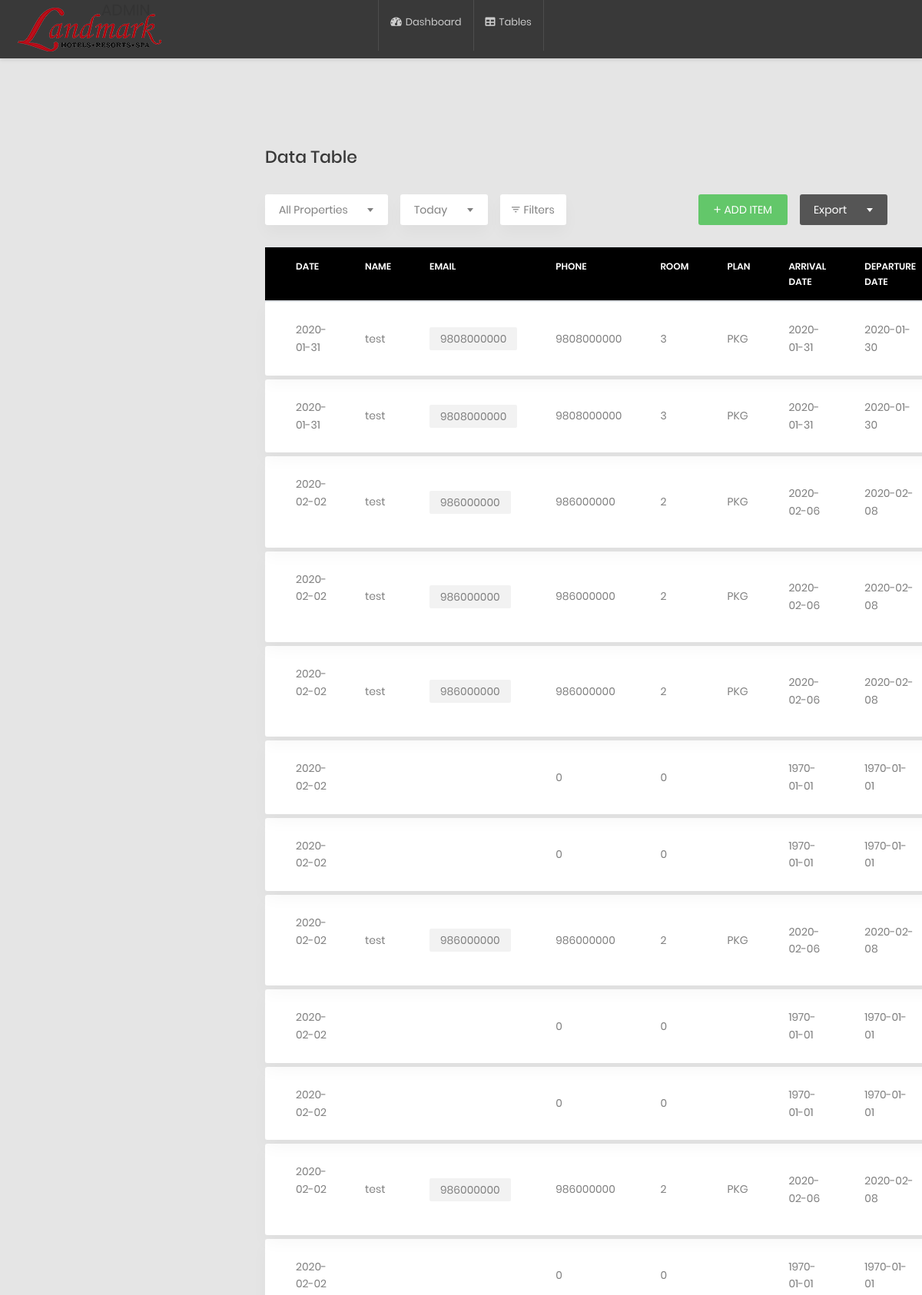
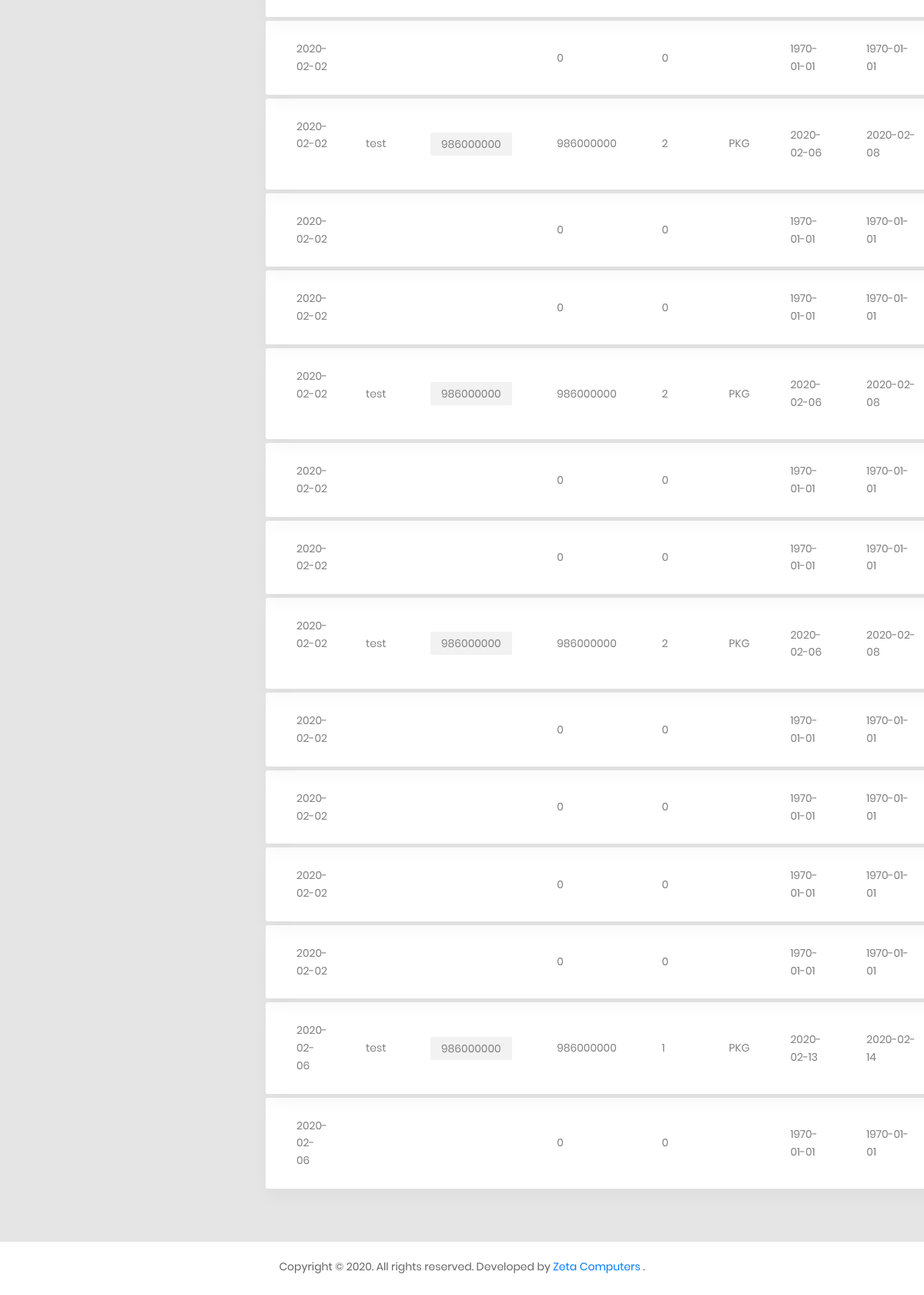
The app's page /landmark/admin/table.php (signed in) with its own data (2 pictures, top to bottom).
### tables this page shows
CREATE TABLE `reservation` (
  `reserve_id` int(11) NOT NULL,
  `name` varchar(255) NOT NULL,
  `date` date NOT NULL DEFAULT current_timestamp(),
  `checkin` date NOT NULL,
  `checkout` date NOT NULL,
  `room` int(11) NOT NULL,
  `guests` int(11) NOT NULL,
  `plan` varchar(255) NOT NULL,
  `group_name` varchar(255) NOT NULL,
  `remarks` varchar(255) NOT NULL,
  `phone` bigint(11) NOT NULL,
  `email` varchar(50) NOT NULL
);

### landmark/admin/fetch_table.php (called while the page is built, shortened)
<?php
include '../connection.php';
$sql = "SELECT * FROM `reservation`";
$query = mysqli_query($connect,$sql);
$data = array();

### landmark/admin/table.php (the view, shortened to what this page needs)
<?php
include 'fetch_table.php';
?>
<!DOCTYPE html>
<html lang="en">
<head>
    <link href="css/font-face.css" rel="stylesheet" media="all">
    <link href="vendor/font-awesome-4.7/css/font-awesome.min.css" rel="stylesheet" media="all">
    <link href="vendor/font-awesome-5/css/fontawesome-all.min.css" rel="stylesheet" media="all">
    <link href="vendor/mdi-font/css/material-design-iconic-font.min.css" rel="stylesheet" media="all">
    <link href="vendor/bootstrap-4.1/bootstrap.min.css" rel="stylesheet" media="all">
    <link href="vendor/animsition/animsition.min.css" rel="stylesheet" media="all">
    <link href="vendor/bootstrap-progressbar/bootstrap-progressbar-3.3.4.min.css" rel="stylesheet" media="all">
    <link href="vendor/wow/animate.css" rel="stylesheet" media="all">
    <link href="vendor/css-hamburgers/hamburgers.min.css" rel="stylesheet" media="all">
    <link href="vendor/slick/slick.css" rel="stylesheet" media="all">
    <link href="vendor/select2/select2.min.css" rel="stylesheet" media="all">
    <link href="vendor/perfect-scrollbar/perfect-scrollbar.css" rel="stylesheet" media="all">
    <link href="css/theme.css" rel="stylesheet" media="all">
</head>
<body class="animsition">
<div class="page-wrapper">
    <header class="header-desktop3 d-none d-lg-block">
        <div class="section__content section__content--p35">
            <div class="header3-wrap">
                <div class="header__logo">
                    <a href='index.php'>
                        <img src="images/logo.png" alt="CoolAdmin" />
                    </a>
                </div>
                <div class="header__navbar">
                    <ul class="list-unstyled">
                        <li class="has-sub">
                            <a href="index.php">
                                <i class="fas fa-tachometer-alt"></i>Dashboard
                            </a>
                        </li>
                        <li>
                            <a href="#">
                                <i class="fas fa-table"></i>Tables</a>
                        </li>
                    </ul>
                </div>
            </div>
        </div>
    </header>
    <div class="page-container">
            <div class="main-content">
                <div class="section__content section__content--p30">
                    <div class="container-fluid">
                        <div class="row">
                            <div class="col-md-12">
                                <h3 class="title-5 m-b-35">data table</h3>
                                <div class="table-data__tool">
                                    <div class="table-data__tool-left">
                                        <div class="rs-select2--light rs-select2--md">
                                        </div>
                                        <div class="rs-select2--light rs-select2--sm">
                                        </div>
                                        <button class="au-btn-filter">
                                            <i class="zmdi zmdi-filter-list"></i>filters</button>
                                    </div>
                                    <div class="table-data__tool-right">
                                        <button class="au-btn au-btn-icon au-btn--green au-btn--small">
                                            <i class="zmdi zmdi-plus"></i>add item</button>
                                        <div class="rs-select2--dark rs-select2--sm rs-select2--dark2">
                                        </div>
                                    </div>
                                </div>
                                <div class="table-responsive table-responsive-data2">
                                    <table class="table table-data2">
                                        <thead>
                                            <tr>
                                                <th>Date</th>
                                                <th>Name</th>
                                                <th>email</th>
                                                <th>phone</th>
                                                <th>Room</th>
                                                <th>Plan</th>
                                                <th>Arrival Date</th>
                                                <th>Departure Date</th>
                                            </tr>
                                        </thead>
                                        <tbody>
                                        <?php
                                        foreach ($data as $key=>$value){
                                        ?>
                                            <tr class="tr-shadow">
                                                <td><?php echo $value['date']; ?></td>
                                                <td><?php echo $value['name']; ?></td>
                                                <td>
                                                    <span class="block-email"><?php echo $value['email']; ?></span>
                                                </td>
                                                <td><?php echo $value['phone']; ?></td>
                                                <td><?php echo $value['room']; ?></td>
                                                <td><?php echo $value['plan']; ?></td>
                                                <td><?php echo $value['checkin']; ?></td>
                                                <td><?php echo $value['checkout']; ?></td>
                                            </tr>
                                            <tr class="spacer"></tr>
                                        <?php
                                        }
                                        ?>
                                        </tbody>
                                    </table>
                                </div>
                            </div>
                        </div>
                    </div>
                </div>
            </div>
        </div>
    </div>
<footer>
    <div class="row">
        <div class="col-md-12">
            <div class="copyright">
                <p>Copyright © 2020. All rights reserved. Developed by <a href="https://www.zetacomputers.com.np" target="_blank">Zeta Computers</a> .</p>
            </div>
        </div>
    </div>
</footer>
</body>
</html>

### records on screen
reservation: date "2020-01-31", name "test", email "9808000000", phone "9808000000", room "3", plan "PKG", checkin "2020-01-31", checkout "2020-01-30"
reservation: date "2020-01-31", name "test", email "9808000000", phone "9808000000", room "3", plan "PKG", checkin "2020-01-31", checkout "2020-01-30"
reservation: date "2020-02-02", name "test", email "986000000", phone "986000000", room "2", plan "PKG", checkin "2020-02-06", checkout "2020-02-08"
reservation: date "2020-02-02", name "test", email "986000000", phone "986000000", room "2", plan "PKG", checkin "2020-02-06", checkout "2020-02-08"
reservation: date "2020-02-02", name "test", email "986000000", phone "986000000", room "2", plan "PKG", checkin "2020-02-06", checkout "2020-02-08"
reservation: date "2020-02-02", phone "0", room "0", checkin "1970-01-01", checkout "1970-01-01"
reservation: date "2020-02-02", phone "0", room "0", checkin "1970-01-01", checkout "1970-01-01"
reservation: date "2020-02-02", name "test", email "986000000", phone "986000000", room "2", plan "PKG", checkin "2020-02-06", checkout "2020-02-08"
reservation: date "2020-02-02", phone "0", room "0", checkin "1970-01-01", checkout "1970-01-01"
reservation: date "2020-02-02", phone "0", room "0", checkin "1970-01-01", checkout "1970-01-01"
reservation: date "2020-02-02", name "test", email "986000000", phone "986000000", room "2", plan "PKG", checkin "2020-02-06", checkout "2020-02-08"
reservation: date "2020-02-02", phone "0", room "0", checkin "1970-01-01", checkout "1970-01-01"
reservation: date "2020-02-02", phone "0", room "0", checkin "1970-01-01", checkout "1970-01-01"
reservation: date "2020-02-02", name "test", email "986000000", phone "986000000", room "2", plan "PKG", checkin "2020-02-06", checkout "2020-02-08"
reservation: date "2020-02-02", phone "0", room "0", checkin "1970-01-01", checkout "1970-01-01"
reservation: date "2020-02-02", phone "0", room "0", checkin "1970-01-01", checkout "1970-01-01"
reservation: date "2020-02-02", name "test", email "986000000", phone "986000000", room "2", plan "PKG", checkin "2020-02-06", checkout "2020-02-08"
reservation: date "2020-02-02", phone "0", room "0", checkin "1970-01-01", checkout "1970-01-01"
reservation: date "2020-02-02", phone "0", room "0", checkin "1970-01-01", checkout "1970-01-01"
reservation: date "2020-02-02", name "test", email "986000000", phone "986000000", room "2", plan "PKG", checkin "2020-02-06", checkout "2020-02-08"
reservation: date "2020-02-02", phone "0", room "0", checkin "1970-01-01", checkout "1970-01-01"
reservation: date "2020-02-02", phone "0", room "0", checkin "1970-01-01", checkout "1970-01-01"
reservation: date "2020-02-02", phone "0", room "0", checkin "1970-01-01", checkout "1970-01-01"
reservation: date "2020-02-02", phone "0", room "0", checkin "1970-01-01", checkout "1970-01-01"
reservation: date "2020-02-06", name "test", email "986000000", phone "986000000", room "1", plan "PKG", checkin "2020-02-13", checkout "2020-02-14"
reservation: date "2020-02-06", phone "0", room "0", checkin "1970-01-01", checkout "1970-01-01"
